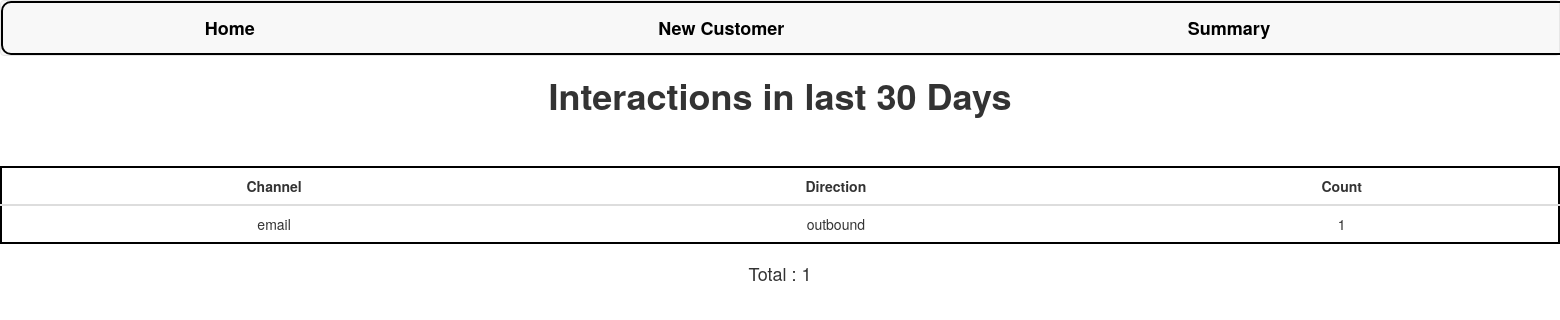
/summary/, run on an earlier commit of the app's database.
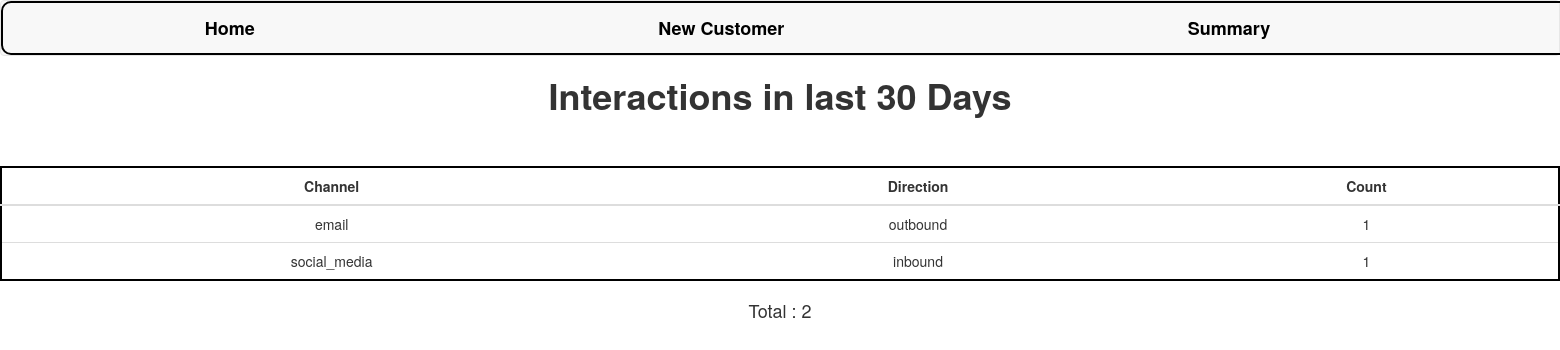
And on a later commit of the database.
### customer360/models.py (models this page shows)
class Interaction(models.Model):
    CHANNEL_CHOICES = [
        ('phone', 'Phone'),
        ('sms', 'SMS'),
        ('email', 'Email'),
        ('letter', 'Letter'),
        ('social_media', 'Social Media'),
    ]
    DIRECTION_CHOICES = [
        ('inbound', 'Inbound'),
        ('outbound', 'Outbound'),
    ]
    customer = models.ForeignKey(Customer, on_delete=models.CASCADE)
    channel = models.CharField(max_length=15, choices=CHANNEL_CHOICES)
    direction = models.CharField(max_length=10, choices=DIRECTION_CHOICES)
    interaction_date = models.DateField(auto_now_add=True)
    summary = models.TextField()

### customer360/views.py (the view)
# urls.py: path('summary/',views.summary,name='summary'),
def summary(request):
    thirty_days_ago = date.today() - timedelta(days=30)
    interactions = Interaction.objects.filter(interaction_date__gte=thirty_days_ago)
    count = len(interactions)
    interactions = interactions.values("channel","direction").annotate(count=Count('channel'))
    context={
                "interactions":interactions,
                "count":count
             }
    return render(request,"summary.html",context=context)

### templates/summary.html
{% extends 'base.html' %} {% load static %} {% block content %}
<html>
  <body>
    <h1>Interactions in last 30 Days</h1>
    {% if not interactions %}
    <p>there are no interactions in the last 30 days</p>
    <p>{% else %}</p>
    <table class="table">
      <thead>
        <tr>
          <th>Channel</th>
          <th>Direction</th>
          <th>Count</th>
        </tr>
      </thead>
      <tbody>
        {% for interaction in interactions %}
        <tr>
          <td>{{ interaction.channel }}</td>
          <td>{{ interaction.direction }}</td>
          <td>{{ interaction.count }}</td>
        </tr>
        {% endfor %}
      </tbody>
    </table>
    <h4>Total : {{ count }}</h4>
    {% endif %}
  </body>
</html>
{% endblock content %}

What changed in the data, as far as the page shows it:
added Interaction: channel "social_media", direction "inbound", count "1"
Also different on the page:
{{ count }}: "1" → "2"
